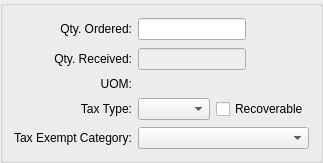
      <widget class="QGroupBox" name="_qtyGroup">
       <property name="title">
        <string/>
       </property>
       <layout class="QGridLayout" name="gridLayout_8">
        <item row="0" column="0">
         <layout class="QVBoxLayout" name="verticalLayout_2">
          <item>
           <layout class="QGridLayout" name="gridLayout_6">
            <item row="0" column="0">
             <widget class="QLabel" name="_orderedLit">
              <property name="minimumSize">
               <size>
                <width>0</width>
                <height>24</height>
               </size>
              </property>
              <property name="text">
               <string>Qty. Ordered:</string>
              </property>
              <property name="alignment">
               <set>Qt::AlignRight|Qt::AlignTrailing|Qt::AlignVCenter</set>
              </property>
              <property name="buddy">
               <cstring>_ordered</cstring>
              </property>
             </widget>
            </item>
            <item row="0" column="1">
             <layout class="QHBoxLayout" name="horizontalLayout_2">
              <item>
               <widget class="XLineEdit" name="_ordered">
                <property name="sizePolicy">
                 <sizepolicy hsizetype="Preferred" vsizetype="Fixed">
                  <horstretch>0</horstretch>
                  <verstretch>0</verstretch>
                 </sizepolicy>
                </property>
                <property name="alignment">
                 <set>Qt::AlignRight</set>
                </property>
               </widget>
              </item>
              <item>
               <spacer name="horizontalSpacer_4">
                <property name="orientation">
                 <enum>Qt::Horizontal</enum>
                </property>
                <property name="sizeHint" stdset="0">
                 <size>
                  <width>0</width>
                  <height>20</height>
                 </size>
                </property>
               </spacer>
              </item>
             </layout>
            </item>
            <item row="1" column="0">
             <widget class="QLabel" name="_receivedLit">
              <property name="minimumSize">
               <size>
                <width>0</width>
                <height>24</height>
               </size>
              </property>
              <property name="text">
               <string>Qty. Received:</string>
              </property>
              <property name="alignment">
               <set>Qt::AlignRight|Qt::AlignTrailing|Qt::AlignVCenter</set>
              </property>
             </widget>
            </item>
            <item row="1" column="1">
             <layout class="QHBoxLayout" name="horizontalLayout_3">
              <item>
               <widget class="XLineEdit" name="_received">
                <property name="enabled">
                 <bool>false</bool>
                </property>
                <property name="alignment">
                 <set>Qt::AlignRight|Qt::AlignTrailing|Qt::AlignVCenter</set>
                </property>
               </widget>
              </item>
              <item>
               <spacer name="horizontalSpacer_5">
                <property name="orientation">
                 <enum>Qt::Horizontal</enum>
                </property>
                <property name="sizeHint" stdset="0">
                 <size>
                  <width>0</width>
                  <height>20</height>
                 </size>
                </property>
               </spacer>
              </item>
             </layout>
            </item>
            <item row="2" column="0">
             <widget class="QLabel" name="_uomLit">
              <property name="text">
               <string>UOM:</string>
              </property>
              <property name="alignment">
               <set>Qt::AlignRight|Qt::AlignTrailing|Qt::AlignVCenter</set>
              </property>
             </widget>
            </item>
            <item row="2" column="1">
             <widget class="QLabel" name="_uom">
              <property name="enabled">
               <bool>false</bool>
              </property>
              <property name="minimumSize">
               <size>
                <width>80</width>
                <height>0</height>
               </size>
              </property>
              <property name="text">
               <string/>
              </property>
              <property name="alignment">
               <set>Qt::AlignLeading|Qt::AlignLeft|Qt::AlignVCenter</set>
              </property>
             </widget>
            </item>
            <item row="3" column="0">
             <widget class="QLabel" name="_taxtypeLit">
              <property name="minimumSize">
               <size>
                <width>0</width>
                <height>24</height>
               </size>
              </property>
              <property name="text">
               <string>Tax Type:</string>
              </property>
              <property name="alignment">
               <set>Qt::AlignRight|Qt::AlignTrailing|Qt::AlignVCenter</set>
              </property>
             </widget>
            </item>
            <item row="3" column="1">
             <layout class="QHBoxLayout" name="horizontalLayout">
              <item>
               <widget class="XComboBox" name="_taxtype">
                <property name="enabled">
                 <bool>true</bool>
                </property>
                <property name="allowNull">
                 <bool>true</bool>
                </property>
                <property name="nullStr">
                 <string>[ Default ]</string>
                </property>
                <property name="type">
                 <enum>XComboBox::TaxTypes</enum>
                </property>
               </widget>
              </item>
              <item>
               <spacer name="horizontalSpacer_2">
                <property name="orientation">
                 <enum>Qt::Horizontal</enum>
                </property>
                <property name="sizeHint" stdset="0">
                 <size>
                  <width>0</width>
                  <height>20</height>
                 </size>
                </property>
               </spacer>
              </item>
              <item>
               <widget class="XCheckBox" name="_taxRecoverable">
                <property name="text">
                 <string>Recoverable</string>
                </property>
                <property name="forgetful">
                 <bool>true</bool>
                </property>
               </widget>
              </item>
             </layout>
            </item>
            <item row="4" column="0">
             <widget class="QLabel" name="_taxExemptLit">
              <property name="text">
               <string>Tax Exempt Category:</string>
              </property>
             </widget>
            </item>
            <item row="4" column="1">
             <widget class="TaxExemptCluster" name="_taxExempt"/>
            </item>
           </layout>
          </item>
          <item>
           <spacer name="verticalSpacer_2">
            <property name="orientation">
             <enum>Qt::Vertical</enum>
            </property>
            <property name="sizeHint" stdset="0">
             <size>
              <width>20</width>
              <height>0</height>
             </size>
            </property>
           </spacer>
          </item>
         </layout>
        </item>
       </layout>
      </widget>
